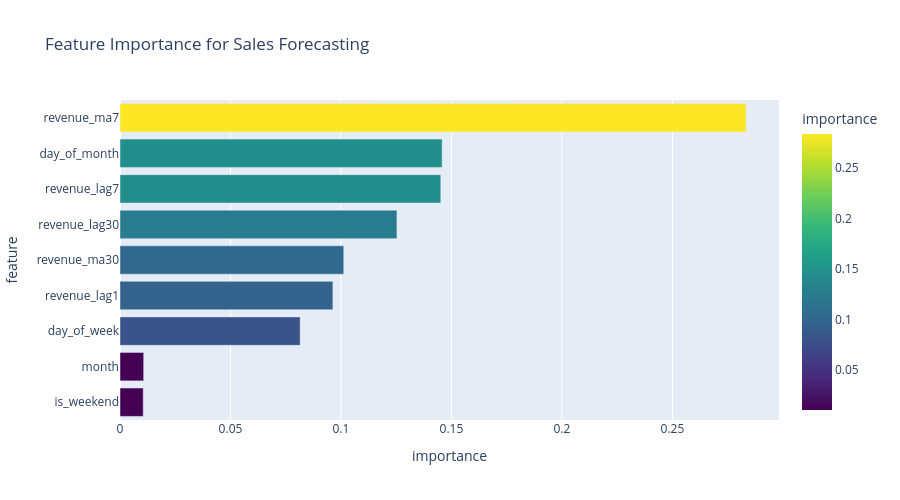

Notebook source saved alongside this figure:
### Code cell
# 6. Feature Importance Analysis

# Feature importance from Random Forest
feature_importance = pd.DataFrame({
    'feature': feature_cols,
    'importance': rf_model.feature_importances_
}).sort_values('importance', ascending=False)

fig = px.bar(feature_importance, x='importance', y='feature', orientation='h',
             title='Feature Importance for Sales Forecasting',
             color='importance', color_continuous_scale='Viridis')
fig.update_layout(height=500, yaxis={'categoryorder':'total ascending'})
fig.show()

### Figure 1 — Plotly figure (JSON) as saved in the notebook; plotly's stock layout.template omitted (floating-point values rounded to 4 significant figures)
{"data": [{"hovertemplate": "importance=%{marker.color}<br>feature=%{y}<extra></extra>", "legendgroup": "", "marker": {"color": [0.2833, 0.1458, 0.1452, 0.1253, 0.1013, 0.09636, 0.08152, 0.01072, 0.01051], "coloraxis": "coloraxis", "pattern": {"shape": ""}}, "name": "", "orientation": "h", "showlegend": false, "textposition": "auto", "type": "bar", "x": [0.2833, 0.1458, 0.1452, 0.1253, 0.1013, 0.09636, 0.08152, 0.01072, 0.01051], "xaxis": "x", "y": ["revenue_ma7", "day_of_month", "revenue_lag7", "revenue_lag30", "revenue_ma30", "revenue_lag1", "day_of_week", "month", "is_weekend"], "yaxis": "y"}], "layout": {"barmode": "relative", "coloraxis": {"colorbar": {"title": {"text": "importance"}}, "colorscale": [[0, "#440154"], [0.1111, "#482878"], [0.2222, "#3e4989"], [0.3333, "#31688e"], [0.4444, "#26828e"], [0.5556, "#1f9e89"], [0.6667, "#35b779"], [0.7778, "#6ece58"], [0.8889, "#b5de2b"], [1, "#fde725"]]}, "height": 500, "legend": {"tracegroupgap": 0}, "title": {"text": "Feature Importance for Sales Forecasting"}, "xaxis": {"anchor": "y", "domain": [0, 1], "title": {"text": "importance"}}, "yaxis": {"anchor": "x", "categoryorder": "total ascending", "domain": [0, 1], "title": {"text": "feature"}}}}
